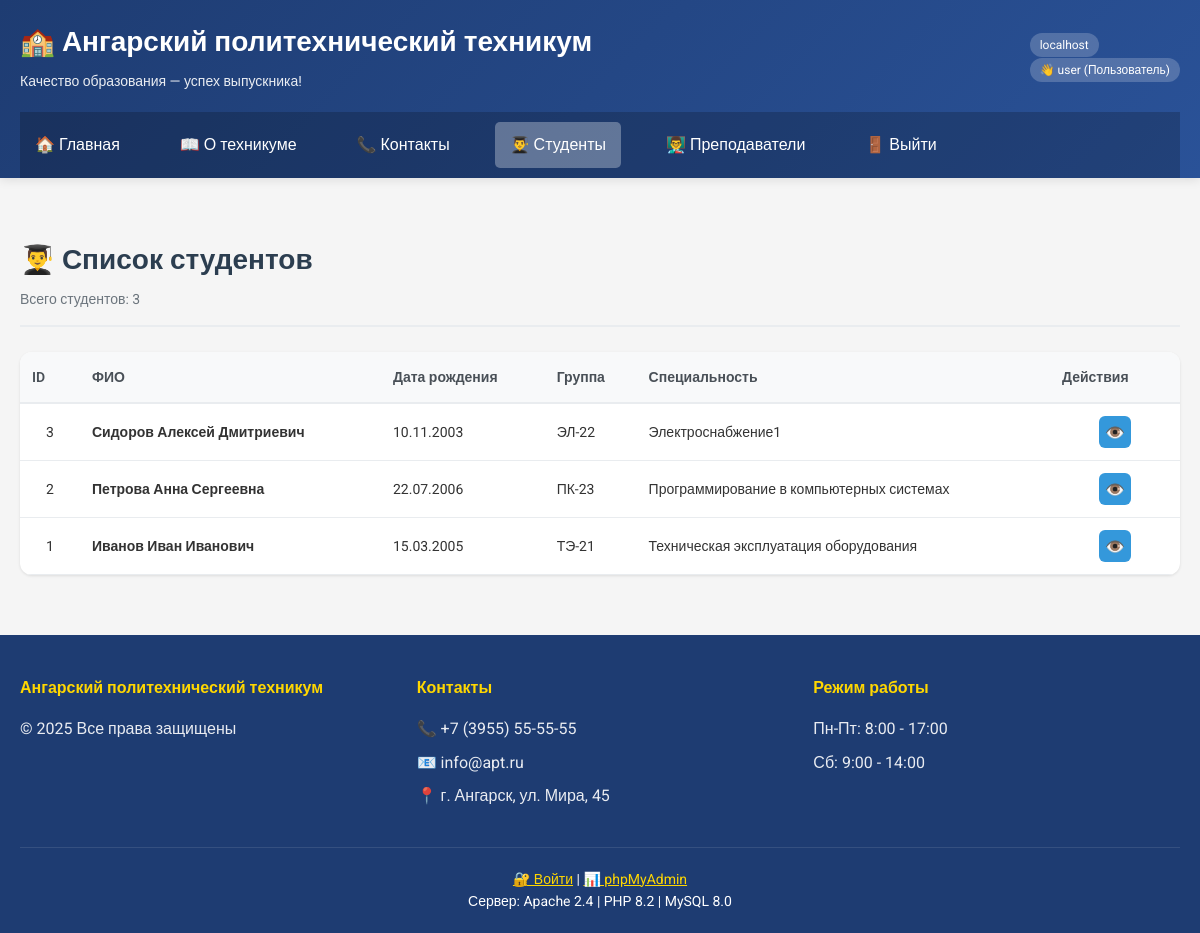
/students.php (signed in), run on the app's committed database.
### tables this page shows
CREATE TABLE `students` (
  `id` int NOT NULL AUTO_INCREMENT,
  `full_name` varchar(150) NOT NULL,
  `birth_date` date DEFAULT NULL,
  `group_name` varchar(50) DEFAULT NULL,
  `specialty` varchar(150) DEFAULT NULL,
  `phone` varchar(20) DEFAULT NULL,
  `email` varchar(100) DEFAULT NULL,
  `address` text,
  `photo` varchar(255) DEFAULT NULL,
  `created_at` timestamp NULL DEFAULT CURRENT_TIMESTAMP,
  PRIMARY KEY (`id`)
);

### web/students.php (the view, shortened to what this page needs)
<?php
require_once 'db.php';
$students = $pdo->query("SELECT * FROM students ORDER BY id DESC")->fetchAll();
include 'template/header.php';
?>
<div class="students-page">
    <div class="page-header">
        <h2>👨‍🎓 Список студентов</h2>
        <p class="page-description">Всего студентов: <?= count($students) ?></p>
    </div>
    <div class="table-wrapper">
        <table class="student-table">
            <thead>
                <tr>
                    <th class="col-id">ID</th>
                    <th class="col-name">ФИО</th>
                    <th class="col-birth">Дата рождения</th>
                    <th class="col-group">Группа</th>
                    <th class="col-specialty">Специальность</th>
                    <th class="col-actions">Действия</th>
                </tr>
            </thead>
            <tbody>
                <?php if (count($students) > 0): ?>
                    <?php foreach($students as $s): ?>
                    <tr>
                        <td class="col-id"><?= $s['id'] ?></td>
                        <td class="col-name">
                            <strong><?= htmlspecialchars($s['full_name']) ?></strong>
                        </td>
                        <td class="col-birth"><?= $s['birth_date'] && $s['birth_date'] != '0000-00-00' ? date('d.m.Y', strtotime($s['birth_date'])) : '—' ?></td>
                        <td class="col-group"><?= htmlspecialchars($s['group_name'] ?? '—') ?></td>
                        <td class="col-specialty"><?= htmlspecialchars($s['specialty'] ?? '—') ?></td>
                        <td class="col-actions">
                            <button onclick="viewStudent(
                                '<?= addslashes($s['full_name']) ?>',
                                '<?= $s['birth_date'] ?>',
                                '<?= addslashes($s['group_name'] ?? '') ?>',
                                '<?= addslashes($s['specialty'] ?? '') ?>',
                                '<?= addslashes($s['phone'] ?? '') ?>',
                                '<?= addslashes($s['email'] ?? '') ?>',
                                '<?= addslashes($s['address'] ?? '') ?>'
                            )" class="action-btn action-view" title="Просмотр">
                                👁️
                            </button>
                        </td>
                    </tr>
                    <?php endforeach; ?>
                <?php endif; ?>
            </tbody>
        </table>
    </div>
</div>
<?php include 'template/footer.php'; ?>

### web/css/style.css (style rules this page uses)
* { margin: 0; padding: 0; box-sizing: border-box; }
body { font-family: 'Roboto', sans-serif; background: #f5f5f5; color: #333; line-height: 1.6; display: flex; flex-direction: column; min-height: 100vh; }

### web/students.php (style rules this page uses)
.students-page { max-width: 1400px; margin: 0 auto; padding: 20px; }
.page-header { margin-bottom: 25px; border-bottom: 2px solid #e9ecef; padding-bottom: 15px; }
.page-header h2 { color: #2c3e50; font-size: 28px; margin-bottom: 5px; }
.page-description { color: #6c757d; font-size: 14px; }
.table-wrapper { background: white; border-radius: 12px; overflow-x: auto; box-shadow: 0 1px 3px rgba(0,0,0,0.1); }
.student-table { width: 100%; border-collapse: collapse; font-size: 14px; }
.student-table thead { background: #f8f9fa; border-bottom: 2px solid #e9ecef; }
.student-table th { padding: 14px 12px; text-align: left; font-weight: 600; color: #495057; }
.student-table td { padding: 12px; border-bottom: 1px solid #e9ecef; vertical-align: middle; }
.col-id { width: 60px; text-align: center; }
.col-name { font-weight: 500; min-width: 180px; }
.col-actions { width: 130px; text-align: center; white-space: nowrap; }
.action-btn { display: inline-flex; align-items: center; justify-content: center; width: 32px; height: 32px; border: none; border-radius: 6px; cursor: pointer; font-size: 16px; transition: all 0.2s; text-decoration: none; margin: 0 2px; }
.action-view { background: #3498db; color: white; }

### data on the page
students: id "3", full_name "Сидоров Алексей Дмитриевич", birth_date "10.11.2003", group_name "ЭЛ-22", specialty "Электроснабжение1"
students: id "2", full_name "Петрова Анна Сергеевна", birth_date "22.07.2006", group_name "ПК-23", specialty "Программирование в компьютерных системах"
students: id "1", full_name "Иванов Иван Иванович", birth_date "15.03.2005", group_name "ТЭ-21", specialty "Техническая эксплуатация оборудования"

### other printed values
$server_name "localhost"
$_SESSION['username'] "user"
count($students) "3"
